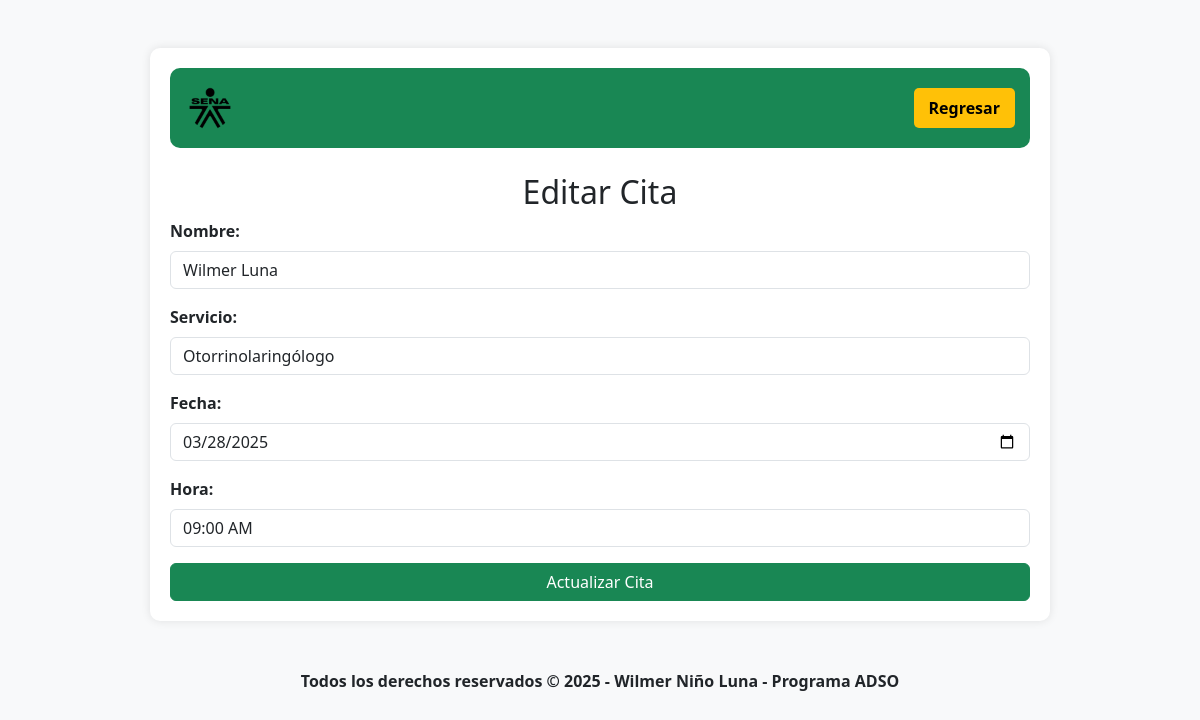
/citas/editar.php?id=45 (signed in), run on the app's committed database.
### tables this page shows
CREATE TABLE `citas` (
  `id` int(11) NOT NULL,
  `usuario_id` int(11) DEFAULT NULL,
  `nombre` varchar(100) DEFAULT NULL,
  `servicio` varchar(255) DEFAULT NULL,
  `fecha` date DEFAULT NULL,
  `hora` time DEFAULT NULL
);

### citas/editar.php (the view, shortened to what this page needs)
<?php
include("conexion.php");
$id = $_GET["id"];
$stmt = $conexion->prepare("SELECT * FROM citas WHERE id = ? AND usuario_id = ?");
$stmt->bind_param("ii", $id, $_SESSION["usuario_id"]);
$stmt->execute();
$result = $stmt->get_result();
$cita = $result->fetch_assoc();
?>
<!DOCTYPE html>
<html lang="es">
<head>
    <link rel="stylesheet" href="https://cdn.jsdelivr.net/npm/bootstrap@5.3.0/dist/css/bootstrap.min.css">
</head>
<body>
<div class="container mt-5">
    <div class="dashboard-container">
        <div class="dashboard-header">
            <img src="img/logo_sena.png" alt="Logo del SENA">
            <a href="dashboard.php" class="btn-regresar">Regresar</a>
        </div>
        <h2 class="text-center" style="margin-top: 25px;">Editar Cita</h2>
        <form action="actualizar_cita.php" method="POST">
            <div class="mb-3">
                <label for="nombre" class="form-label"><strong>Nombre:</label>
                <input type="text" class="form-control" name="nombre" value="<?= htmlspecialchars($cita['nombre']) ?>" required>
            </div>
            <div class="mb-3">
                <label for="servicio" class="form-label">Servicio:</label>
                <select class="form-control" name="servicio" required>
                    <option value="Otorrinolaringólogo" <?= ($cita['servicio'] == "Otorrinolaringólogo") ? "selected" : "" ?>>Otorrinolaringólogo</option>
                </select>
            </div>
            <div class="mb-3">
                <label for="fecha" class="form-label">Fecha:</label>
                <input type="date" class="form-control" name="fecha" value="<?= $cita['fecha'] ?>" required>
            </div>
            <div class="mb-3">
                <label for="hora" class="form-label">Hora:</label>
                <select name="hora" id="hora" class="form-control" required>
                    <?php
                    $horas = [
                        "08:00 AM", "09:00 AM", "10:00 AM", "11:00 AM",
                        "12:00 PM", "01:00 PM", "02:00 PM", "03:00 PM",
                        "04:00 PM", "05:00 PM"
                    ];
                    $hora_original = date("h:i A", strtotime($cita["hora"]));
                    foreach ($horas as $hora) {
                        $selected = ($hora_original == $hora) ? "selected" : "";
                        echo "<option value='$hora' $selected>$hora</option>";
                    }
                    ?>
                </select>
            </div>
            <button type="submit" class="btn btn-success w-100">Actualizar Cita</button>
        </form>
    </div>
</div>
<footer class="text-center mt-5">
    <p>Todos los derechos reservados © 2025 - Wilmer Niño Luna - Programa ADSO</p>
</footer>
</body>
</html>

### citas/editar.php (style rules this page uses)
body { background-color: #f8f9fa; }
.dashboard-container { max-width: 900px; margin: auto; background: white; padding: 20px; border-radius: 10px; box-shadow: 0 0 10px rgba(0, 0, 0, 0.1); }
.dashboard-header { display: flex; justify-content: space-between; align-items: center; background-color: #198754; padding: 15px; border-radius: 10px; }
.dashboard-header img { height: 50px; }
.btn-regresar { background-color: #ffc107; border: none; padding: 8px 15px; border-radius: 5px; color: black; text-decoration: none; font-weight: bold; }

### data on the page
citas: nombre "Wilmer Luna", servicio "Otorrinolaringólogo", fecha "03/28/2025"

### other printed values
form field hora "09:00 AM"
